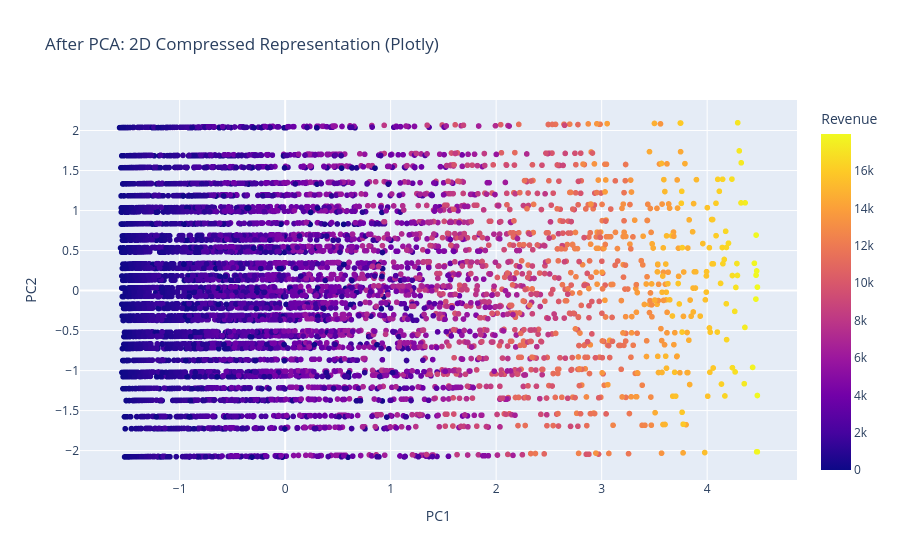

Source (notebook cell):
### Markdown cell above
### 7.2 After PCA: Compressed 2D Space
We reduce the highly sparse, multi-dimensional data into exactly 2 Principal Components. Notice how the underlying patterns (revenue intensity) are preserved!

### Code cell
X = pca_df[['Revenue', 'Quantity', 'Prod_Enc', 'Store_Enc']]
X_scaled = StandardScaler().fit_transform(X)

pca = PCA(n_components=2)
X_pca = pca.fit_transform(X_scaled)

plt.figure(figsize=(10, 6))
plt.scatter(X_pca[:, 0], X_pca[:, 1], c=pca_df['Revenue'], cmap='plasma', alpha=0.5)
plt.xlabel("Principal Component 1")
plt.ylabel("Principal Component 2")
plt.title("PCA: Compressing Dimensions (Colored by Revenue) - Matplotlib")
plt.colorbar(label="Revenue Intensity")
plt.show()

print(f"Variance explained by 2 components: {sum(pca.explained_variance_ratio_)*100:.2f}%")

# --- Plotly Interactive Version ---
pca_df['PC1'] = X_pca[:, 0]
pca_df['PC2'] = X_pca[:, 1]

fig_after = px.scatter(
    pca_df, 
    x='PC1', 
    y='PC2', 
    color='Revenue',
    hover_data=['Product', 'Store', 'Quantity'],
    title="After PCA: 2D Compressed Representation (Plotly)",
    color_continuous_scale='Plasma'
)
fig_after.show()

### Figure 1 — Plotly figure (JSON) as saved in the notebook; plotly's stock layout.template omitted (floating-point values rounded to 4 significant figures; data arrays with more than 128 entries replaced by an {"elided": "..."} marker saying what was removed)
{"data": [{"customdata": {"elided": "7155x3 mixed values"}, "hovertemplate": "PC1=%{x}<br>PC2=%{y}<br>Product=%{customdata[0]}<br>Store=%{customdata[1]}<br>Quantity=%{customdata[2]}<br>Revenue=%{marker.color}<extra></extra>", "legendgroup": "", "marker": {"color": {"elided": "7155 float values"}, "coloraxis": "coloraxis", "symbol": "circle"}, "mode": "markers", "name": "", "showlegend": false, "type": "scattergl", "x": {"elided": "7155 float values"}, "xaxis": "x", "y": {"elided": "7155 float values"}, "yaxis": "y"}], "layout": {"coloraxis": {"colorbar": {"title": {"text": "Revenue"}}, "colorscale": [[0, "#0d0887"], [0.1111, "#46039f"], [0.2222, "#7201a8"], [0.3333, "#9c179e"], [0.4444, "#bd3786"], [0.5556, "#d8576b"], [0.6667, "#ed7953"], [0.7778, "#fb9f3a"], [0.8889, "#fdca26"], [1, "#f0f921"]]}, "legend": {"tracegroupgap": 0}, "title": {"text": "After PCA: 2D Compressed Representation (Plotly)"}, "xaxis": {"anchor": "y", "domain": [0, 1], "title": {"text": "PC1"}}, "yaxis": {"anchor": "x", "domain": [0, 1], "title": {"text": "PC2"}}}}
